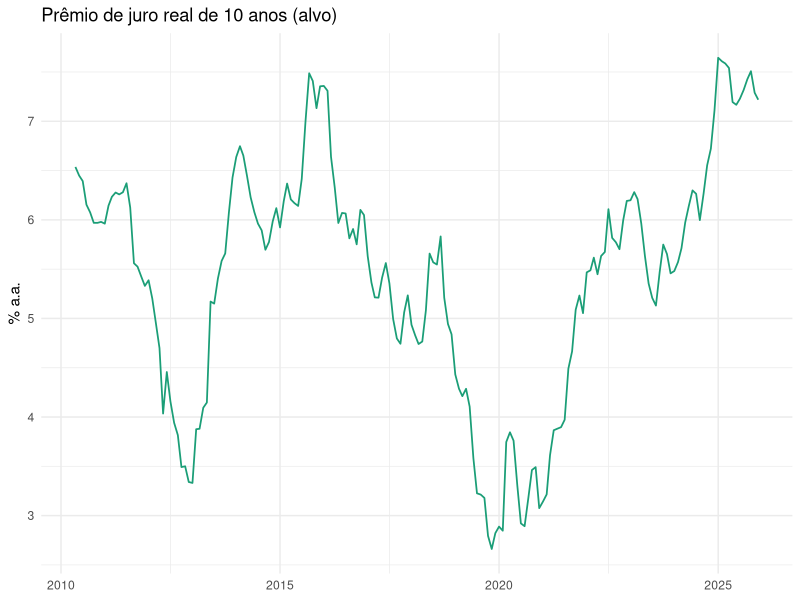
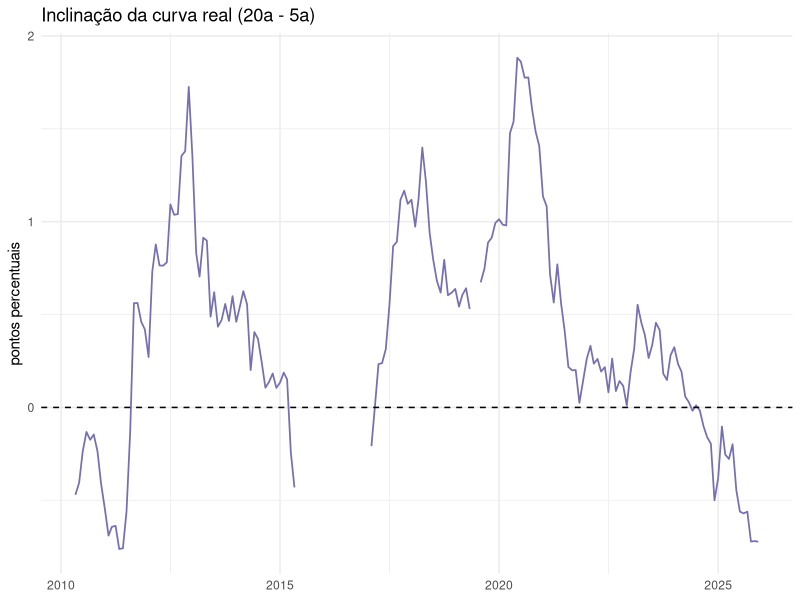
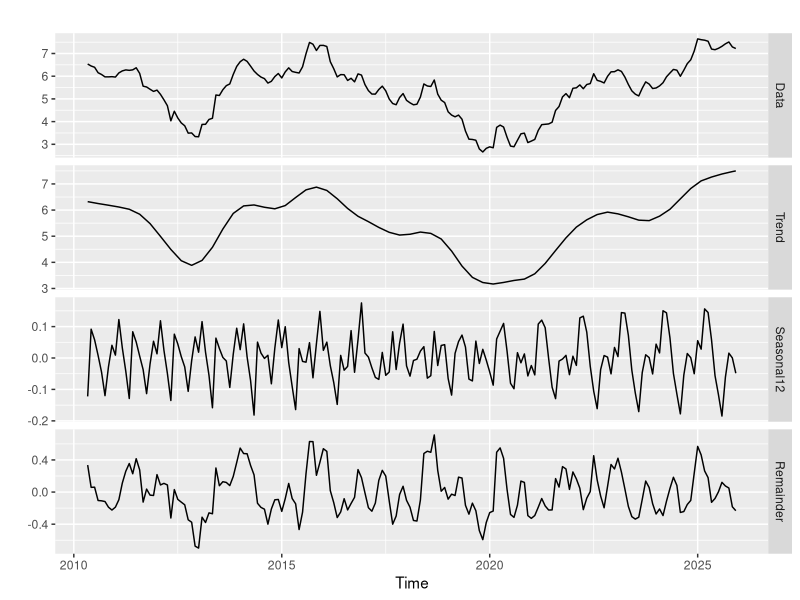
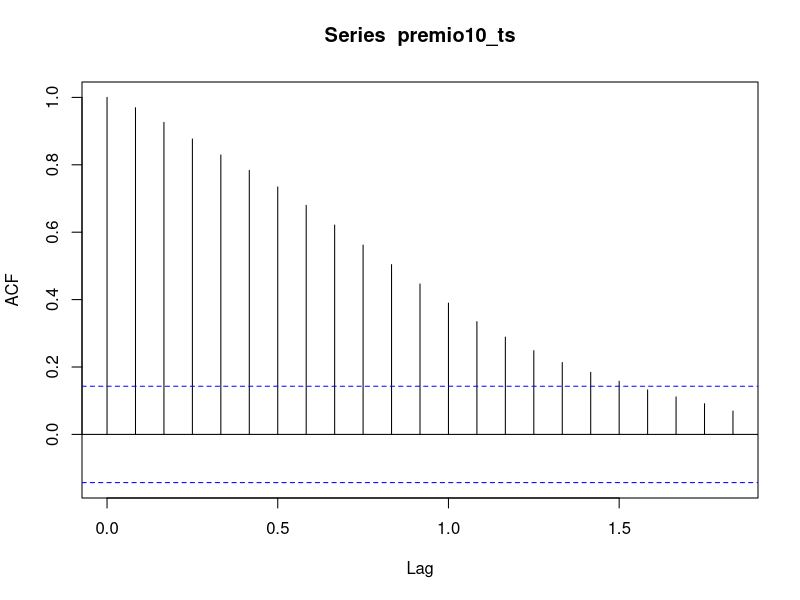
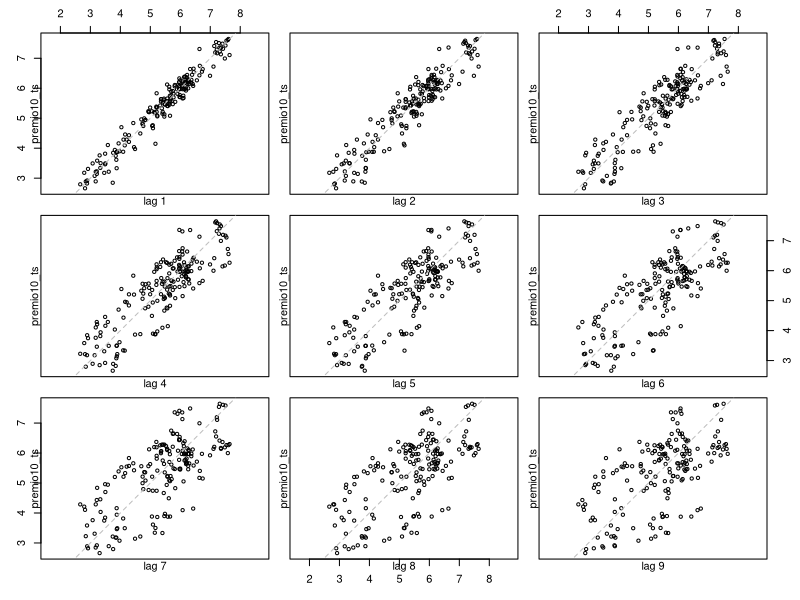
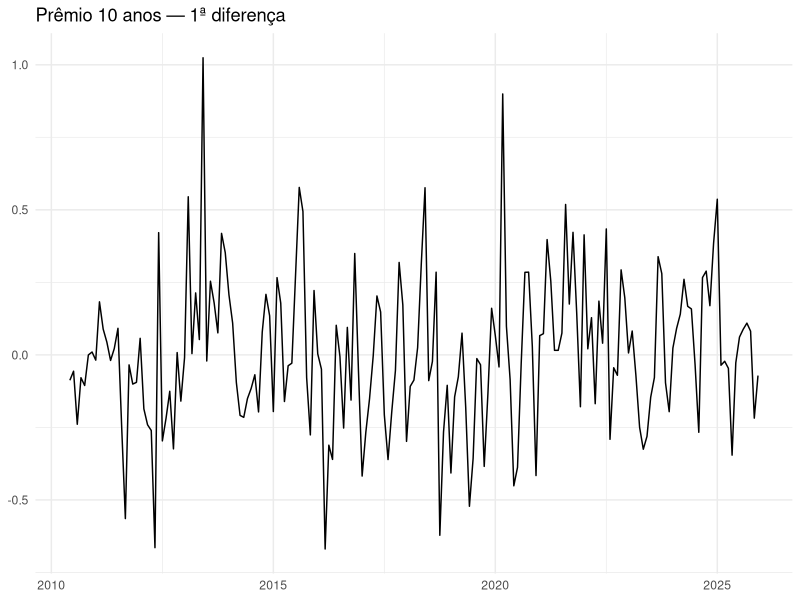
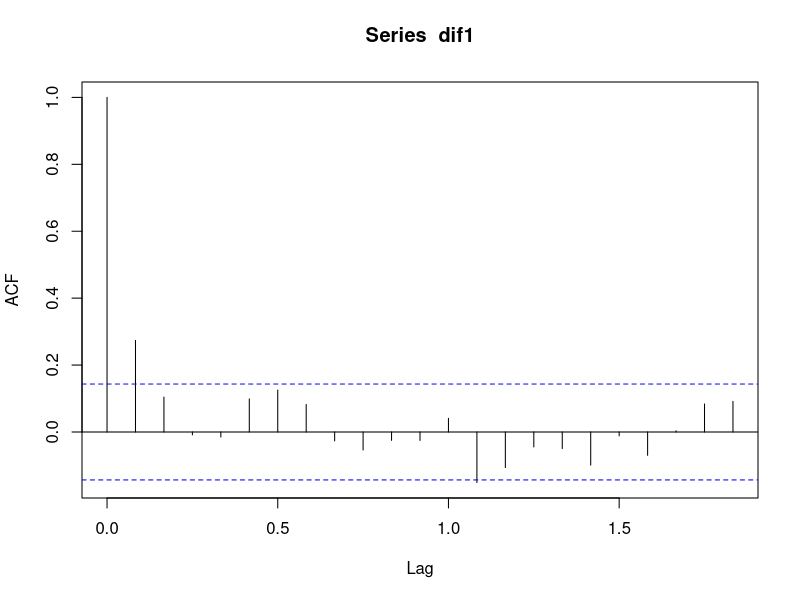
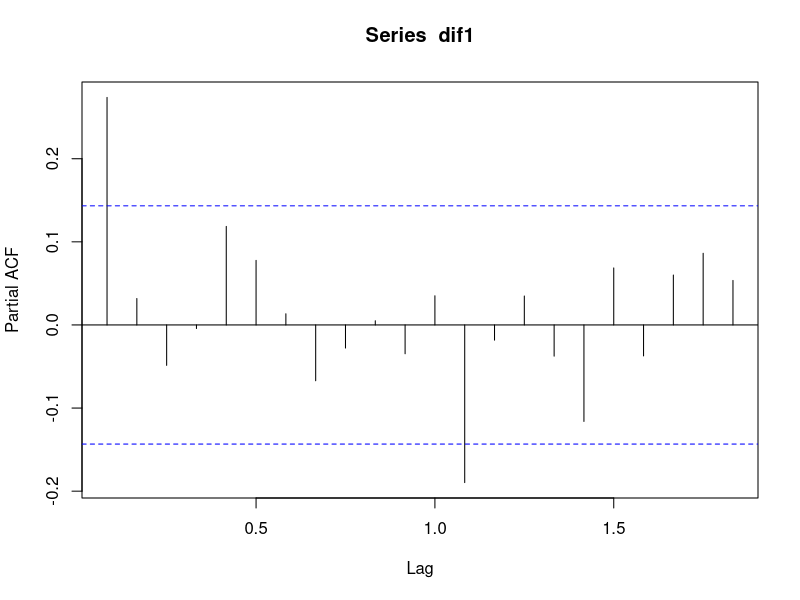

R code for these plots, in order:
# ============================================================
# Inclinação da curva de juro real e prêmio de 10 anos
# Script de ANÁLISE (lê o painel gerado pelo script de coleta)
# ============================================================

library(tidyverse)
library(forecast)

# --- Leitura do painel cru ---
painel <- read_csv("data/painel_final.csv")
glimpse(painel)

# ------------------------------------------------------------
# Exploração que justifica as escolhas (roda uma vez)
# ------------------------------------------------------------
# Quão completo é cada vértice da curva?
painel %>%
  pivot_longer(starts_with("premio_"), names_to = "vertice", values_to = "v") %>%
  group_by(vertice) %>%
  summarise(
    inicio    = min(data[!is.na(v)]),
    fim       = max(data[!is.na(v)]),
    n_validos = sum(!is.na(v)),
    buracos   = sum(is.na(v) & data > min(data[!is.na(v)]) & data < max(data[!is.na(v)])),
    .groups = "drop"
  )
# Conclusões da exploração:
# - premio_10: completo e contíguo  -> ALVO da previsão.
# - premio_2 : poucos dados (61 buracos) -> descartado.
# - premio_5 e premio_20: boa cobertura -> inclinacao = premio_20 - premio_5.
# - Os buracos do premio_20 (2015-17 e 2019) só afetam a regressão,
#   que tolera linhas faltantes; a ARIMA roda no premio_10 (sem buracos).

# ------------------------------------------------------------
# Dataset de trabalho
# ------------------------------------------------------------
analise <- painel %>%
  filter(data >= as.Date("2010-05-01")) %>%
  mutate(inclinacao = premio_20 - premio_5) %>%
  select(data, ipca, selic, cambio,
         premio_5, premio_10, premio_20, inclinacao)

# ------------------------------------------------------------
# EDA inicial
# ------------------------------------------------------------
# Alvo: prêmio real de 10 anos
ggplot(analise, aes(data, premio_10)) +
  geom_line(color = "#1b9e77", linewidth = 0.6) +
  labs(title = "Prêmio de juro real de 10 anos (alvo)",
       x = NULL, y = "% a.a.") +
  theme_minimal()

# Inclinação da curva (20a - 5a)
ggplot(analise, aes(data, inclinacao)) +
  geom_line(color = "#7570b3", linewidth = 0.6) +
  geom_hline(yintercept = 0, linetype = "dashed") +
  labs(title = "Inclinação da curva real (20a - 5a)",
       x = NULL, y = "pontos percentuais") +
  theme_minimal()

# Série temporal do alvo (mensal, contígua a partir de 2010-05)
premio10_ts <- ts(analise$premio_10, frequency = 12, start = c(2010, 5))

# Decomposição: tendência / sazonalidade / restante
autoplot(mstl(premio10_ts))

# Autocorrelação e relação com as defasagens
acf(premio10_ts)
lag.plot(premio10_ts, lags = 9)

library(tseries)

# Teste formal de estacionariedade (H0: NÃO é estacionária)
adf.test(premio10_ts)

# Quantas diferenças o R recomenda?
ndiffs(premio10_ts)

# Diferencia uma vez e re-examina
dif1 <- diff(premio10_ts)
autoplot(dif1) +
  labs(title = "Prêmio 10 anos — 1ª diferença", x = NULL, y = NULL) +
  theme_minimal()
acf(dif1)
adf.test(dif1)

# PACF da série diferenciada — ajuda a sugerir a ordem AR (p)
pacf(dif1)

# Deixa o R escolher a ordem (sem sazonalidade, como já justificamos)
mod_auto <- auto.arima(premio10_ts, seasonal = FALSE)
summary(mod_auto)

# Diagnóstico dos resíduos do modelo escolhido
checkresiduals(mod_auto)

# --- Treino (até dez/2024) e teste (2025, 12 meses) ---
treino <- window(premio10_ts, end = c(2024, 12))
teste  <- window(premio10_ts, start = c(2025, 1))

# --- ARIMA automático (reescolhe só com o treino) ---
mod_auto_tr <- auto.arima(treino, seasonal = FALSE)
summary(mod_auto_tr)
prev_auto <- forecast(mod_auto_tr, h = length(teste))

# --- ARIMA manual com d = 1 (o concorrente do impasse) ---
mod_d1 <- Arima(treino, order = c(1, 1, 1))
summary(mod_d1)
prev_d1 <- forecast(mod_d1, h = length(teste))

# --- Visualiza as duas previsões contra o real ---
autoplot(prev_auto) +
  autolayer(teste, series = "Real") +
  labs(title = "ARIMA automático vs real (2025)", x = NULL, y = "% a.a.") +
  theme_minimal()

# --- Concorrentes de suavização exponencial ---
mod_holt <- holt(treino, h = length(teste))      # tendência, sem sazonalidade
mod_ets  <- forecast(ets(treino), h = length(teste))  # ETS automático
prev_holt <- mod_holt
prev_ets  <- mod_ets

# --- Junta tudo num data frame: real + cada previsão ---
comp <- tibble(
  data  = seq(as.Date("2025-01-01"), by = "month", length.out = length(teste)),
  Real  = as.numeric(teste),
  ARIMA = as.numeric(prev_auto$mean),
  Holt  = as.numeric(prev_holt$mean),
  ETS   = as.numeric(prev_ets$mean)
)

# --- EAM/MAE de cada modelo (função do prof) ---
eam <- function(yreal, yprev) mean(abs(yreal - yprev))

resultados <- tibble(
  Modelo = c("ARIMA(1,1,0)", "Holt", "ETS"),
  MAE = c(eam(comp$Real, comp$ARIMA),
          eam(comp$Real, comp$Holt),
          eam(comp$Real, comp$ETS))
) %>% arrange(MAE)

resultados

# --- Gráfico: real vs todas as previsões (2025) ---
comp %>%
  pivot_longer(-data, names_to = "serie", values_to = "valor") %>%
  ggplot(aes(data, valor, color = serie)) +
  geom_line(linewidth = 0.7) +
  labs(title = "Real vs previsões — teste 2025",
       x = NULL, y = "% a.a.", color = NULL) +
  theme_minimal() + theme(legend.position = "bottom")

comp %>%
  pivot_longer(-data, names_to = "serie", values_to = "valor") %>%
  ggplot(aes(data, valor, color = serie)) +
  geom_line(linewidth = 0.7) +
  labs(title = "Real vs previsões — teste 2025",
       x = NULL, y = "% a.a.", color = NULL) +
  theme_minimal() + theme(legend.position = "bottom")

# -----------------------------
# Recorta treino/teste no MESMO data frame (pra ter as variáveis macro alinhadas)
analise_tr <- analise %>% filter(data <= as.Date("2024-12-01"))
analise_te <- analise %>% filter(data >= as.Date("2025-01-01"))

# --- Modelo de regressão: prêmio 10a explicado por macro + inclinação ---
mod_reg <- lm(premio_10 ~ selic + ipca + cambio + inclinacao, data = analise_tr)
summary(mod_reg)

# Significância global das variáveis (Anova type II, estilo do prof)
library(car)
Anova(mod_reg)

# Diagnóstico dos resíduos
par(mfrow = c(2, 2)); plot(mod_reg); par(mfrow = c(1, 1))

# O teste que falta: autocorrelação dos resíduos da regressão
library(forecast)
checkresiduals(mod_reg)

# ---------------
# Previsão da regressão no teste de 2025
prev_reg <- predict(mod_reg, newdata = analise_te)

# MAE da regressão (alinha com o real de 2025)
eam(analise_te$premio_10, prev_reg)
